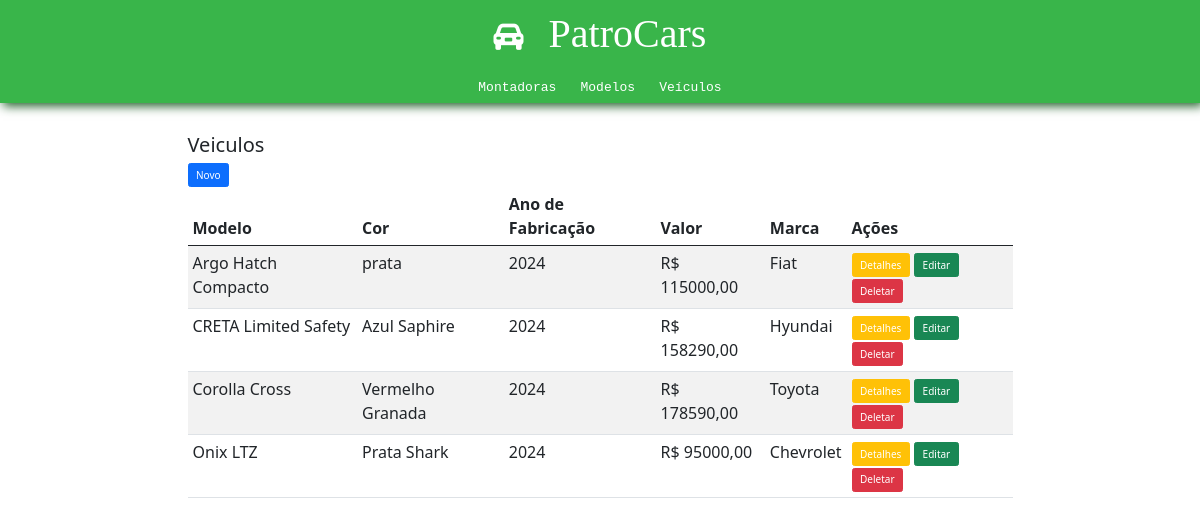
/patrocars/veiculos/, run on the app's committed database.
### patrocars/models.py (models this page shows, shortened)
class Veiculos(models.Model):
    id = models.CharField(primary_key=True, default=ulid.new, editable=False, max_length=26)
    modelo = models.ForeignKey(ModelosDeVeiculos, on_delete=models.CASCADE)
    cor = models.CharField(max_length=50)
    ano_fabricacao = models.IntegerField()
    ano_modelo = models.IntegerField()
    valor = models.DecimalField(max_digits=10, decimal_places=2)
    placa = models.CharField(max_length=10, unique=True)
    vendido = models.BooleanField(default=False)

class ModelosDeVeiculos(models.Model):
    id = models.CharField(primary_key=True, default=ulid.new, editable=False, max_length=26)
    nome = models.CharField(max_length=100)
    montadora = models.ForeignKey(Montadora, on_delete=models.CASCADE)
    valor_referencia = models.DecimalField(max_digits=10, decimal_places=2)
    motorizacao = models.DecimalField(max_digits=4, decimal_places=2)
    turbo = models.BooleanField(default=False)
    automatico = models.BooleanField(default=False)

class Montadora(models.Model):
    id = models.CharField(primary_key=True, default=ulid.new, editable=False, max_length=26)
    nome = models.CharField(max_length=100)
    pais = models.CharField(max_length=100)
    ano_fundacao = models.IntegerField()

### patrocars/views.py (the view)
# urls.py: path('veiculos/', views.lista_veiculos, name='lista_veiculos'),
def lista_veiculos(request):
    veiculos = Veiculos.objects.all()
    return render(request, 'patrocars/veiculos/lista_veiculos.html', {'veiculos': veiculos})

### patrocars/templates/patrocars/veiculos/lista_veiculos.html
{% include 'patrocars/partials/head.html' %}
<body>
    {% include 'patrocars/partials/header.html' %}
    <main>
        <div class="container-sm mt-5" style="width:70vw">
            <h2>Veiculos</h2>
            <button class="btn btn-primary">
                <a href="{% url 'patrocars:criar_veiculo' %}">Novo</a>
            </button>
            <table class="table table-striped">
                <thead>
                    <tr>
                        <th scope="col">Modelo</th>
                        <th scope="col">Cor</th>
                        <th scope="col">Ano de Fabricação</th>
                        <th scope="col">Valor</th>
                        <th scope="col">Marca</th>
                        <th scope="col">Ações</th>
                    </tr>
                </thead>
                <tbody>
                    {% for veiculo in veiculos %}
                        <tr>
                            <td>{{ veiculo.modelo.nome }}</td>
                            <td>{{ veiculo.cor }}</td>
                            <td>{{ veiculo.ano_fabricacao }}</td>
                            <td>R$ {{ veiculo.valor }}</td>
                            <td>{{ veiculo.modelo.montadora.nome }}</td>
                            <td>
                                <button class="btn btn-warning"><a href="{% url 'patrocars:detalhe_veiculo' veiculo.id %}" >Detalhes</a></button>
                                <button class="btn btn-success"><a href="{% url 'patrocars:editar_veiculo' veiculo.id %}" >Editar</a></button>
                                <button class="btn btn-danger"><a href="{% url 'patrocars:excluir_veiculo' veiculo.id%}" >Deletar</a></button>
                            </td>
                        </tr>
                    {% empty %}
                        <tr>
                            <td colspan="5">Nenhum veículo cadastrado.</td>
                        </tr>
                    {% endfor %}
                </tbody>
            </table>
        </div>
    </main>
</body>
</html>

### patrocars/static/patrocars/css/style.css (style rules this page uses)
* { margin: 0; padding: 0; box-sizing: border-box; }
html { font-size: 62.5%; }
body { font-size: 1.6rem; }
main { margin-top: 10px; }
a { text-decoration: none; color: white; }

### data on the page
Veiculos: modelo.nome "Argo Hatch Compacto", cor "prata", ano_fabricacao "2024", valor "115000,00", modelo.montadora.nome "Fiat"
Veiculos: modelo.nome "CRETA Limited Safety", cor "Azul Saphire", ano_fabricacao "2024", valor "158290,00", modelo.montadora.nome "Hyundai"
Veiculos: modelo.nome "Corolla Cross", cor "Vermelho Granada", ano_fabricacao "2024", valor "178590,00", modelo.montadora.nome "Toyota"
Veiculos: modelo.nome "Onix LTZ", cor "Prata Shark", ano_fabricacao "2024", valor "95000,00", modelo.montadora.nome "Chevrolet"
